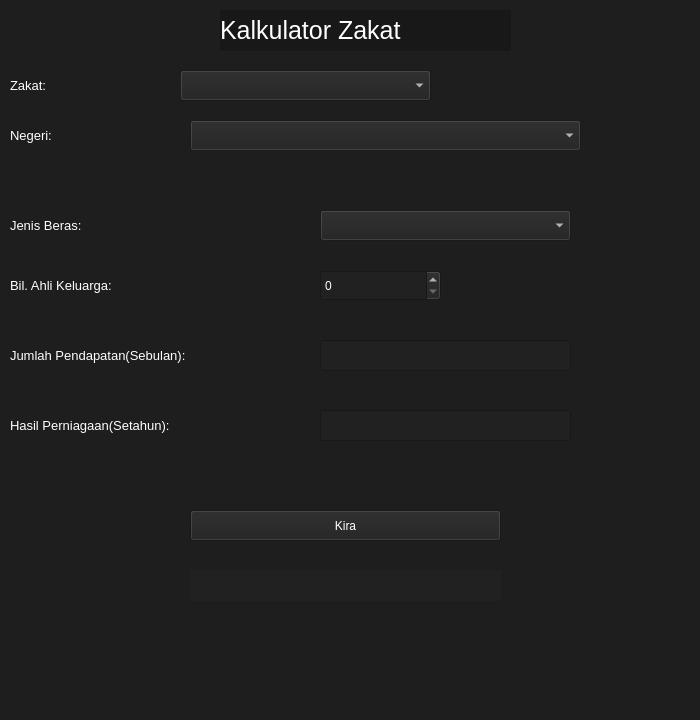
<?xml version="1.0" encoding="UTF-8"?>
<ui version="4.0">
 <class>MainWindow</class>
 <widget class="QMainWindow" name="MainWindow">
  <property name="enabled">
   <bool>true</bool>
  </property>
  <property name="geometry">
   <rect>
    <x>0</x>
    <y>0</y>
    <width>700</width>
    <height>720</height>
   </rect>
  </property>
  <property name="windowTitle">
   <string>MainWindow</string>
  </property>
  <property name="styleSheet">
   <string notr="true">background-color: rgb(30, 30, 30);</string>
  </property>
  <widget class="QWidget" name="centralwidget">
   <widget class="QLabel" name="label">
    <property name="geometry">
     <rect>
      <x>220</x>
      <y>10</y>
      <width>291</width>
      <height>41</height>
     </rect>
    </property>
    <property name="font">
     <font>
      <pointsize>19</pointsize>
     </font>
    </property>
    <property name="styleSheet">
     <string notr="true">background-color: rgb(24, 24, 24);
color: rgb(255, 255, 255);</string>
    </property>
    <property name="text">
     <string>Kalkulator Zakat</string>
    </property>
   </widget>
   <widget class="QComboBox" name="jenisZakat">
    <property name="geometry">
     <rect>
      <x>180</x>
      <y>70</y>
      <width>251</width>
      <height>31</height>
     </rect>
    </property>
    <property name="styleSheet">
     <string notr="true">background-color: rgb(33, 33, 33);
color: rgb(255, 255, 255);</string>
    </property>
   </widget>
   <widget class="QComboBox" name="pilihNegeri">
    <property name="enabled">
     <bool>false</bool>
    </property>
    <property name="geometry">
     <rect>
      <x>190</x>
      <y>120</y>
      <width>391</width>
      <height>31</height>
     </rect>
    </property>
    <property name="styleSheet">
     <string notr="true">background-color: rgb(33, 33, 33);
color: rgb(255, 255, 255);</string>
    </property>
   </widget>
   <widget class="QLabel" name="label_2">
    <property name="geometry">
     <rect>
      <x>10</x>
      <y>70</y>
      <width>171</width>
      <height>31</height>
     </rect>
    </property>
    <property name="font">
     <font>
      <pointsize>10</pointsize>
     </font>
    </property>
    <property name="styleSheet">
     <string notr="true">color: rgb(255, 255, 255);</string>
    </property>
    <property name="text">
     <string>Zakat:</string>
    </property>
   </widget>
   <widget class="QLabel" name="label_3">
    <property name="geometry">
     <rect>
      <x>10</x>
      <y>120</y>
      <width>171</width>
      <height>31</height>
     </rect>
    </property>
    <property name="font">
     <font>
      <pointsize>10</pointsize>
     </font>
    </property>
    <property name="styleSheet">
     <string notr="true">color: rgb(255, 255, 255);</string>
    </property>
    <property name="text">
     <string>Negeri:</string>
    </property>
   </widget>
   <widget class="QLabel" name="label_4">
    <property name="geometry">
     <rect>
      <x>10</x>
      <y>270</y>
      <width>311</width>
      <height>31</height>
     </rect>
    </property>
    <property name="font">
     <font>
      <pointsize>10</pointsize>
     </font>
    </property>
    <property name="styleSheet">
     <string notr="true">color: rgb(255, 255, 255);</string>
    </property>
    <property name="text">
     <string>Bil. Ahli Keluarga:</string>
    </property>
   </widget>
   <widget class="QLabel" name="label_5">
    <property name="geometry">
     <rect>
      <x>10</x>
      <y>210</y>
      <width>311</width>
      <height>31</height>
     </rect>
    </property>
    <property name="font">
     <font>
      <pointsize>10</pointsize>
     </font>
    </property>
    <property name="styleSheet">
     <string notr="true">color: rgb(255, 255, 255);</string>
    </property>
    <property name="text">
     <string>Jenis Beras:</string>
    </property>
   </widget>
   <widget class="QComboBox" name="hargaBeras">
    <property name="enabled">
     <bool>false</bool>
    </property>
    <property name="geometry">
     <rect>
      <x>320</x>
      <y>210</y>
      <width>251</width>
      <height>31</height>
     </rect>
    </property>
    <property name="styleSheet">
     <string notr="true">background-color: rgb(33, 33, 33);
color: rgb(255, 255, 255);</string>
    </property>
   </widget>
   <widget class="QLabel" name="label_6">
    <property name="geometry">
     <rect>
      <x>10</x>
      <y>340</y>
      <width>311</width>
      <height>31</height>
     </rect>
    </property>
    <property name="font">
     <font>
      <pointsize>10</pointsize>
     </font>
    </property>
    <property name="styleSheet">
     <string notr="true">color: rgb(255, 255, 255);</string>
    </property>
    <property name="text">
     <string>Jumlah Pendapatan(Sebulan):</string>
    </property>
   </widget>
   <widget class="QLineEdit" name="inputJumlahPendapatan">
    <property name="enabled">
     <bool>false</bool>
    </property>
    <property name="geometry">
     <rect>
      <x>320</x>
      <y>340</y>
      <width>251</width>
      <height>31</height>
     </rect>
    </property>
    <property name="styleSheet">
     <string notr="true">background-color: rgb(33, 33, 33);
color: rgb(255, 255, 255);</string>
    </property>
   </widget>
   <widget class="QLabel" name="label_7">
    <property name="geometry">
     <rect>
      <x>10</x>
      <y>410</y>
      <width>311</width>
      <height>31</height>
     </rect>
    </property>
    <property name="font">
     <font>
      <pointsize>10</pointsize>
     </font>
    </property>
    <property name="styleSheet">
     <string notr="true">color: rgb(255, 255, 255);</string>
    </property>
    <property name="text">
     <string>Hasil Perniagaan(Setahun):</string>
    </property>
   </widget>
   <widget class="QLineEdit" name="lineEdit_3">
    <property name="enabled">
     <bool>false</bool>
    </property>
    <property name="geometry">
     <rect>
      <x>320</x>
      <y>410</y>
      <width>251</width>
      <height>31</height>
     </rect>
    </property>
    <property name="styleSheet">
     <string notr="true">background-color: rgb(33, 33, 33);
color: rgb(255, 255, 255);</string>
    </property>
   </widget>
   <widget class="QSpinBox" name="spinBox">
    <property name="enabled">
     <bool>false</bool>
    </property>
    <property name="geometry">
     <rect>
      <x>320</x>
      <y>270</y>
      <width>121</width>
      <height>31</height>
     </rect>
    </property>
    <property name="styleSheet">
     <string notr="true">background-color: rgb(33, 33, 33);
color: rgb(255, 255, 255);</string>
    </property>
   </widget>
   <widget class="QLabel" name="label_8">
    <property name="geometry">
     <rect>
      <x>190</x>
      <y>570</y>
      <width>311</width>
      <height>31</height>
     </rect>
    </property>
    <property name="font">
     <font>
      <pointsize>10</pointsize>
     </font>
    </property>
    <property name="styleSheet">
     <string notr="true">background-color: rgb(33, 33, 33);
color: rgb(255, 255, 255);</string>
    </property>
    <property name="text">
     <string/>
    </property>
   </widget>
   <widget class="QPushButton" name="pushButton">
    <property name="geometry">
     <rect>
      <x>190</x>
      <y>510</y>
      <width>311</width>
      <height>31</height>
     </rect>
    </property>
    <property name="styleSheet">
     <string notr="true">background-color: rgb(33, 33, 33);
color: rgb(255, 255, 255);</string>
    </property>
    <property name="text">
     <string>Kira</string>
    </property>
   </widget>
  </widget>
  <widget class="QMenuBar" name="menubar">
   <property name="geometry">
    <rect>
     <x>0</x>
     <y>0</y>
     <width>700</width>
     <height>18</height>
    </rect>
   </property>
  </widget>
  <widget class="QStatusBar" name="statusbar"/>
 </widget>
 <resources/>
 <connections/>
</ui>
